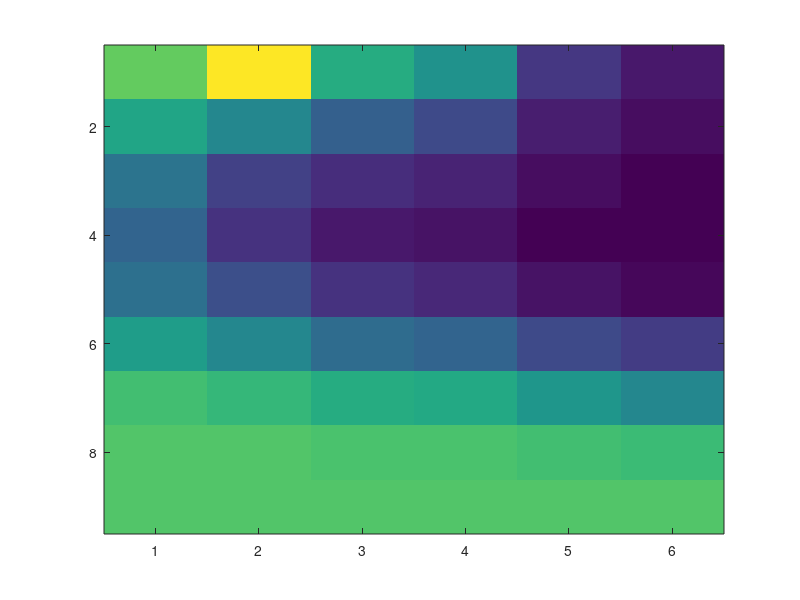

The MATLAB source for this figure:
clear
close all
clc
 
%% True Function
nt = 1000;
xt = linspace(0,1,nt)';
yt = xt.^2;
 
%%
sigma = .1;
vn = [2,4,8,10,20,30];
nmc = 100;
vlambda = logspace(-4,4,9);
pmax = max(vn);
XTrue = zeros(nt,pmax+1);
for p = 0:pmax
    XTrue(:,p+1) = xt.^p;
end
err_t = zeros(length(vlambda),length(vn));
for mc = 1:nmc
    x = rand(max(vn),1);
    y = x.^2+sigma*randn(size(x));
    X = zeros(max(vn),pmax+1);
    for p = 0:pmax
        X(:,p+1) = x.^p;
    end
    in = 0;
    for n = vn
        in = in + 1;
        ilambda = 0;
        for lambda = vlambda
            ilambda = ilambda + 1;
            XT = X(1:n,:);
            c = (XT'*XT+lambda*eye(size(XT,2)))\(XT'*y(1:n));
            yp = XTrue(:,1:p+1)*c;
            err = mean(abs(yt-yp));
            err_t(ilambda,in) = err_t(ilambda,in) + err;
        end
    end
end
err_t = err_t / nmc;
 
%% Print Results
for i = 1:size(err_t,1)
    for j = 1:size(err_t,2)
        fprintf('%.2e ',err_t(i,j));
    end
    fprintf('\n');
end

imagesc(err_t)